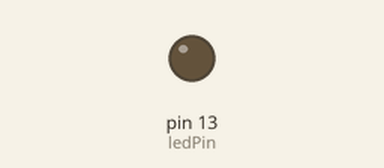
Simulated run of this sketch. Board: Arduino Uno, built with avr-gcc and run on an emulated ATmega328P. Parts: output pins drawn as LEDs (lit = HIGH).

Above: at 0.2 s.
At 39.7 s:
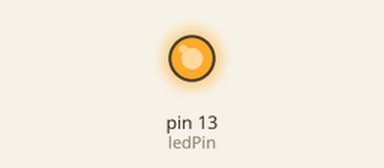
Timing chart, 0 to 40.0 s (numbered marks = the images above):
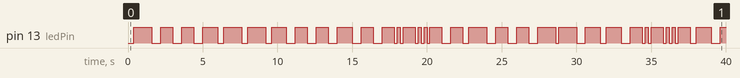

The sketch:

homework1.1.ino
```cpp
const int ledPin = 13;
int ledState = LOW;

unsigned long previousMillis = 0;
const long interval = 200;

void setup() {
  pinMode(ledPin, OUTPUT);
}

void loop() {
  if (millis() >= previousMillis + interval){
    previousMillis += interval;
    digitalWrite(ledPin, HIGH);
  }

  if (millis() >= previousMillis + interval){
    previousMillis += interval;
    digitalWrite(ledPin, LOW);
  }
}
```

Measured:
- by itself, pin 13 (ledPin): LOW → HIGH at 0.40 s, → LOW 1.2 s later, → HIGH 0.60 s later, → LOW 0.80 s later, … (65 changes in this stretch)
